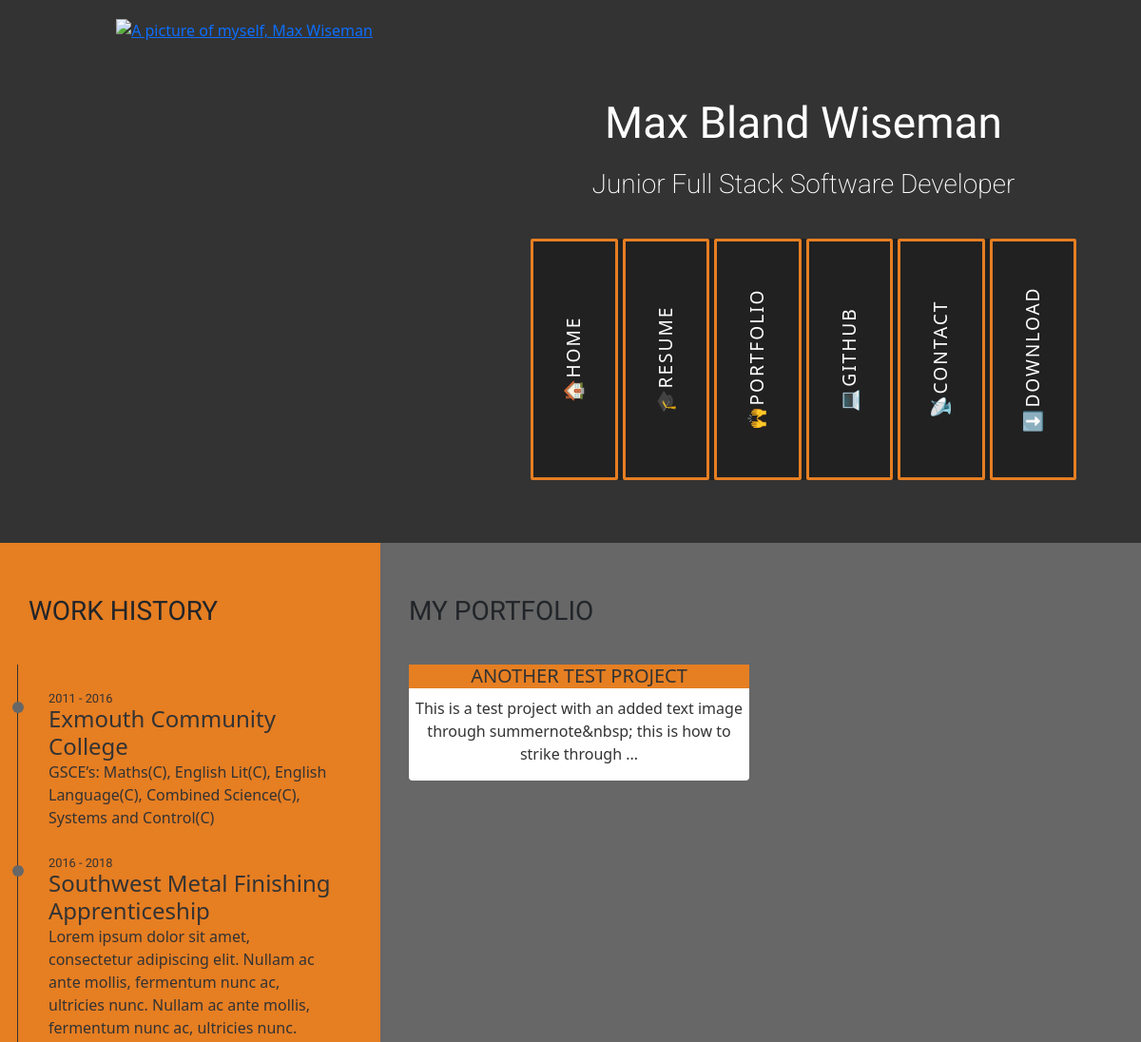
Page /portfolio (upper part) on the earlier database version.
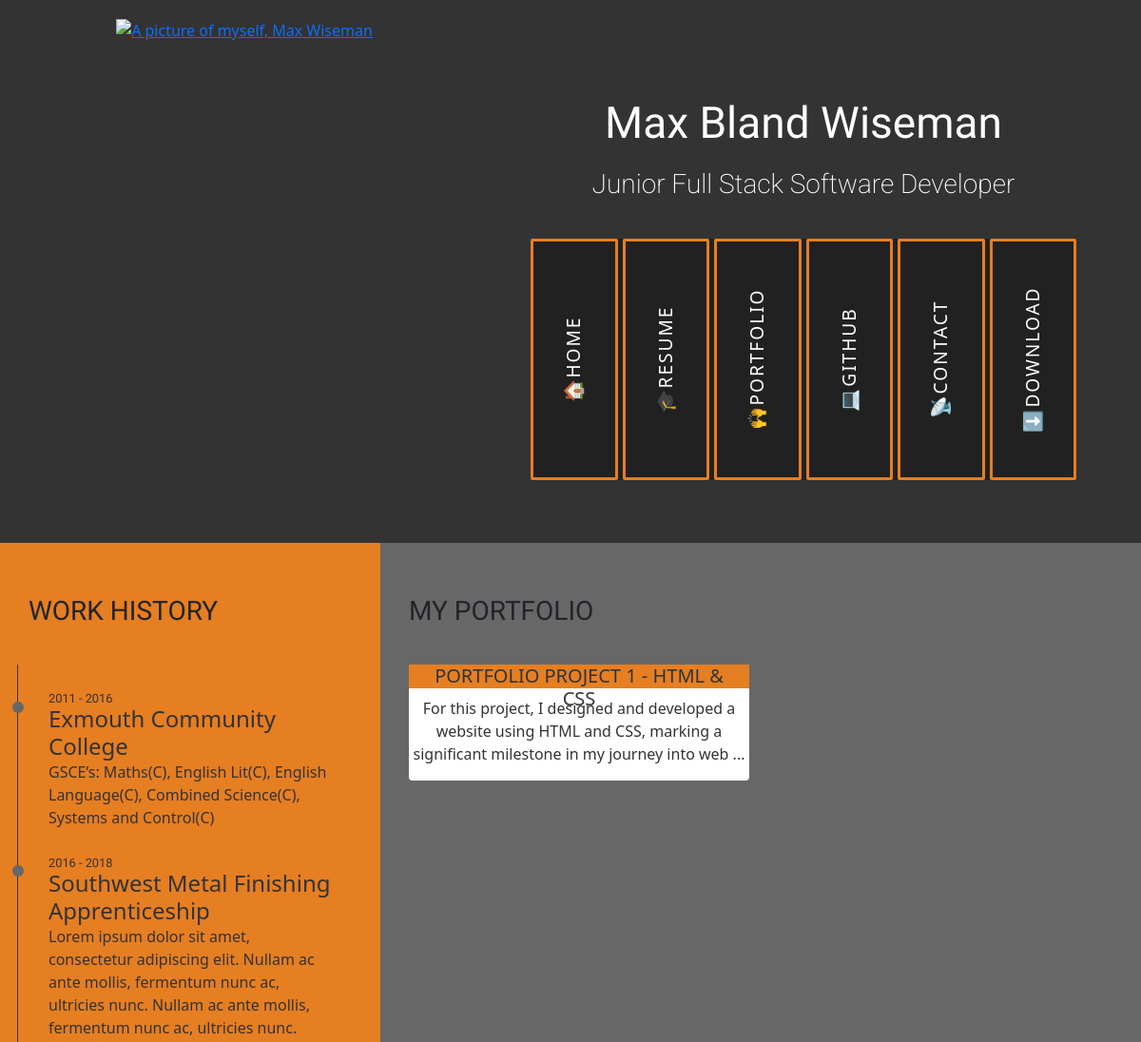
Same page on the later database version.
### main/models.py (models this page shows, shortened)
class Projects(models.Model):
    slug = models.SlugField(max_length=8, unique=True, blank=True, editable=False)
    title = models.CharField(max_length=100)
    description = models.TextField()
    project_banner_image = models.ImageField(upload_to='project_banner_images/')
    github_link = models.URLField(max_length=200)
    deployed_link = models.URLField(max_length=200)
    user = models.ForeignKey(User, on_delete=models.CASCADE)
    images = models.ImageField(upload_to='project_images/', blank=True, null=True)
    project_readme = models.TextField(blank=True, null=True)
    github_raw_content_base_url = models.CharField(max_length=255, blank=True)
    class Meta:
        verbose_name_plural = "Projects"

### main/views.py (the view)
# urls.py: path("portfolio", views.PortfolioView.as_view(), name="portfolio"),
class PortfolioView(View):
    def get(self, request):
        projects = Projects.objects.all()  # Load projects
        return render(request, 'main/portfolio.html', {'projects': projects})

### main/templates/main/portfolio.html (shortened to what this page needs)
{% extends 'base.html' %}
{% load static %}
{% block content %}
  <section class="container-fluid">
    <div class="row">
      <div class="col-md-4 bg-color-personal-info section-column">
        <div class="row">
          <div class="col-12">
            <h3 class="section-heading uppercase">Work History</h3>
          </div>
          <div class="timeline-container">
            <div class="timeline-item" data-dates="2011 - 2016">
              <h4 class="timeline-item-title">Exmouth Community College</h4>
              <p class="timeline-item-description">GSCE’s: Maths(C), English Lit(C), English Language(C), Combined Science(C), Systems and Control(C)</p>
            </div>
            <div class="timeline-item" data-dates="2016 - 2018">
              <h4 class="timeline-item-title">Southwest Metal Finishing Apprenticeship</h4>
              <p class="timeline-item-description">Lorem ipsum dolor sit amet, consectetur adipiscing elit. Nullam ac ante mollis, fermentum nunc ac, ultricies nunc. Nullam ac ante mollis, fermentum nunc ac, ultricies nunc.</p>
            </div>
          </div>
        </div>
      </div>
      <div class="col-md-8 bg-color-three-reasons section-column">
        <div class="row">
          <div class="col-12">
            <h3 class="section-heading uppercase">My Portfolio</h3>
          </div>
        </div>
        <div class="row">
          {% for project in projects %}
            <div class="col-12 col-md-6">
              {% include 'main/project_card.html' %}
            </div>
          {% empty %}
            <div class="col-12">
              <p>No projects available.</p>
            </div>
          {% endfor %}
        </div>
      </div>
    </div>
  </section>
{% endblock %}

### templates/base.html (shortened to what this page needs)
{% load static %}
<!DOCTYPE html>
<html lang="en">
    <head>
        <link href="https://cdn.jsdelivr.net/npm/bootstrap@5.3.3/dist/css/bootstrap.min.css" rel="stylesheet"
>
        <link rel="stylesheet" href="https://cdnjs.cloudflare.com/ajax/libs/hover.css/2.3.1/css/hover-min.css"
 />
        <link rel="stylesheet" href="{% static 'css/style.css' %}">
    </head>
    <body>
        <header>
            <div class="container-fluid text-center">
                <div class="row g-0">
                    <div class="col-sm-5">
                        <a class="" href="index.html">
                            <img src={% static 'images/johnpork.png'%} alt="A picture of myself, Max Wiseman"
                                class="img-fluid header-image"></a>
                    </div>
                    <div class="col-sm-7 stack-nav">
                        <h1 class="name">Max Bland Wiseman</h1>
                        <h2 class="title">Junior Full Stack Software Developer</h2>
                        <div class="row g-0">
                            <div class="col-12 d-flex">
                                <div class="card2 col nav">
                                    <p><a href="{% url "home" %}"><span>🏠HOME</span></a></p>
                                    <p><a href="{% url "resume" %}"><span>🎓RESUME</span></a></p>
                                    <p><a href="{% url "portfolio" %}"><span>🙌PORTFOLIO</span></a></p>
                                    <p><a href="{% url "github" %}"><span>💻GITHUB</span></a></p>
                                    <p><a href="{% url "contact" %}"><span>📡CONTACT</span></a></p>
                                    <p><a href="EMPTY/FILL"><span>⬇️DOWNLOAD</span></a></p>
                                </div>
                            </div>
                        </div>
                    </div>
                </div>
            </div>
        </header>
        <main>
        {% block content %}{% endblock %}
        </main>
    </body>
</html>

### main/templates/main/project_card.html (shortened to what this page needs)
<div class="col-12 project-card-container">
    <a href="{% url 'project_detail' project.slug %}" class="card-link; text-decoration-none">
        <div class="row card3" style="position: relative;">
            <div class="col-12 card-title">
                <h4 class="three-reasons-heading uppercase fs-5 text-center">{{ project.title }}</h4>
            </div>
            <div class="p-0 card-img-top">
            </div>
            <div class="card-body p-0 text-center mt-2">
                <p>{{ project.description|striptags|slice:":130" }}{% if project.description|length > 130 %}...{% endif %}</p>
            </div>
        </div>
    </a>
</div>

### static/css/style.css (style rules this page uses)
html, body { height: 100%; margin: 0; display: flex; flex-direction: column; background-color: #676767; }
main { flex: 1; display: flex; flex-direction: row; }
section { flex: 1; display: flex; }
.bg-color-three-reasons { background-color: #676767; }
.bg-color-personal-info { background-color: #e67e22; }
header { background: #333; color: #fff; padding: 10px 0; text-align: center; margin: 0; }
.name { font-family: "Exo", sans-serif; font-size: 46px; font-weight: 100; color: #fff; margin-top: 36px; }
.title { font-family: "Roboto", sans-serif; font-weight: 200; font-size: 28px; margin-top: 20px; margin-bottom: 40px; color: #fff; width: 100%; }
.header-image { height: 468px; margin-top: 10px; }
.section-column { display: table-cell; vertical-align: middle; padding: 0 30px 15px; float: none; }
.history-heading, .section-heading { font-family: "Exo", sans-serif; font-weight: 300; margin-top: 55px; margin-bottom: 40px; }
h1, h2.h3, h4 { margin: 0; }
.uppercase { text-transform: uppercase; }
.three-reasons-heading { margin-bottom: 15px; }
.project-card-container { transform: translateY(0); transition: transform 0.3s ease, box-shadow 0.3 ease; }
.card-title { background-color: #e67f22; height: 25px; position: absolute; top: 0; left: 50%; transform: translateX(-50%); z-index: 1; }
.timeline-item { padding: 43px 2em 0em 2em; position: relative; color: #333; border-left: 1px solid; }
.timeline-item p { padding: 0; margin: 0; }
.timeline-item:before { content: attr(data-dates); position: absolute; left: 2.5em; top: 2em; display: block; font-family: "Exo", sans-serif; font-weight: 500; font-size: 0.8em; padding: 0; margin: 0; }
.timeline-item:after { width: 12px; height: 12px; display: block; top: 2.4em; position: absolute; left: -6px; border-radius: 12px; content: ""; background: #676767; }
.timeline-container { position: relative; margin: 0 auto; padding: 0; width: 100%; }
.card3 { width: fit-content; height: fit-content; border-radius: 4px; background: #fff; display: flex; justify-content: center; margin: 0 auto; margin-bottom: 20px; padding: 0; border-width: 0 !important; color: #333; }
img { border: 0; max-width: 100%; }
.card2 { width: 370px; height: 254px; border-radius: 4px; background: #212121; display: flex; gap: 5px; justify-content: center; margin: 0 auto; }
.card2 p { height: 100%; flex: 1; overflow: hidden; cursor: pointer; border-radius: 2px; transition: all 0.5s; background: #212121; border: 3px solid #e67e22; display: flex; justify-content: center; align-items: center; }
.card2 p a { display: flex; justify-content: center; align-items: center; width: 100%; height: 100%; text-decoration: none; color: inherit; }
.card2 p span { min-width: 14em; padding: 0.5em; text-align: center; transform: rotate(-90deg); transition: all 0.5s; text-transform: uppercase; color: #fff; letter-spacing: 0.1em; font-size: 1.2em; }
.stack-nav { padding: 40px; }
@media (max-width: 1200px) { .stack-nav { padding: 3.5em; } }

Differences in the rows shown:
removed Projects: title "ANOTHER TEST PROJECT", description "This is a test project with an added text image through summernote&nbsp; this is how to strike through"
added Projects: title "PORTFOLIO PROJECT 1 - HTML & CSS", description "For this project, I designed and developed a website using HTML and CSS, marking a significant milestone in my journey into web"
